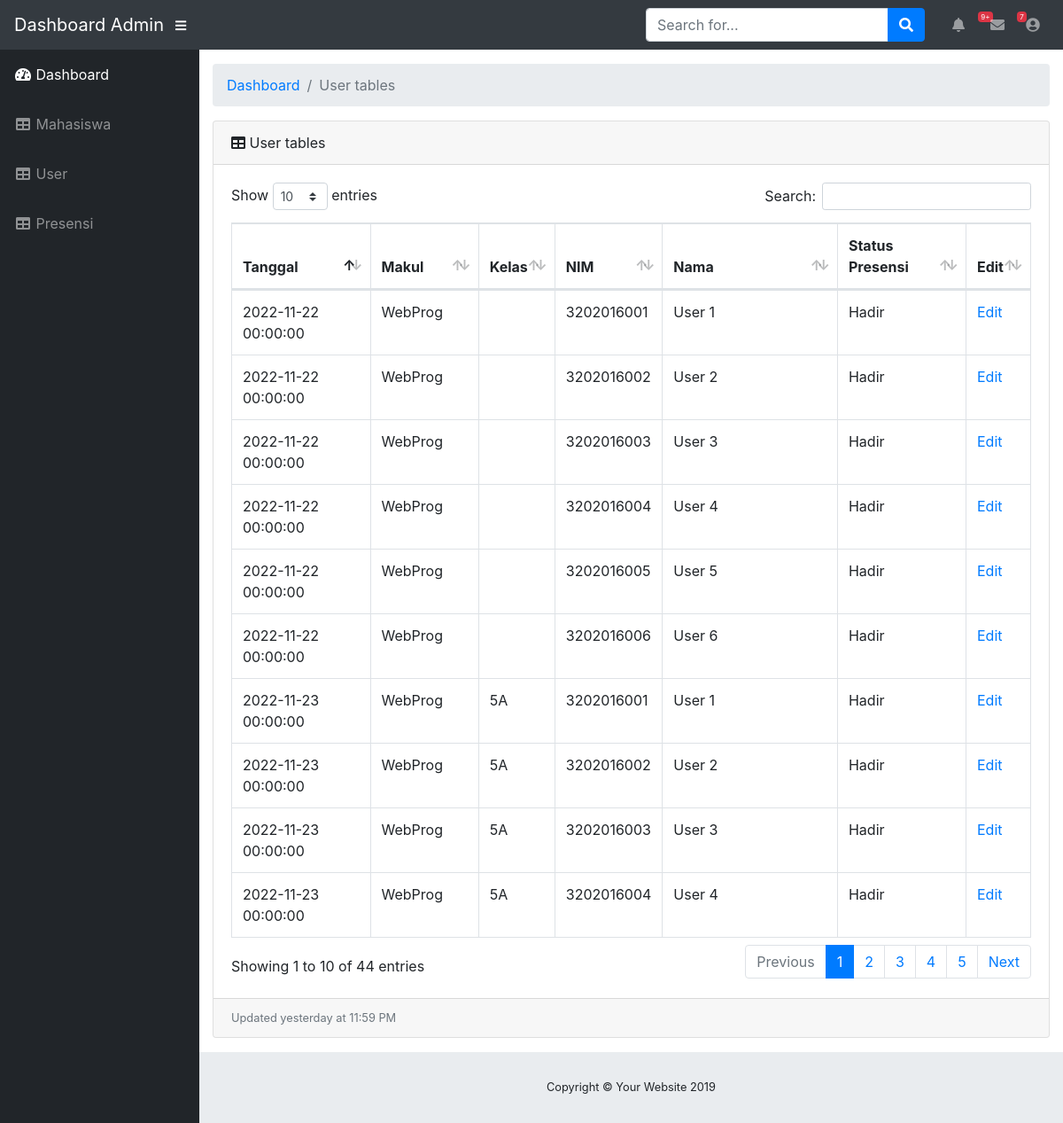
Page /admin/presensi.php (signed in) on the committed database.
### tables this page shows
CREATE TABLE `presensi` (
  `id` int(10) NOT NULL,
  `tgl_presensi` datetime NOT NULL,
  `makul` varchar(50) NOT NULL,
  `kelas` char(2) NOT NULL,
  `nim` char(10) NOT NULL,
  `nama` varchar(50) NOT NULL,
  `status_presensi` varchar(10) NOT NULL
);

### admin/presensi.php (the view, shortened to what this page needs)
<?php
require 'connect.php';
$sql = "select * from presensi";
$query = mysqli_query($conn, $sql);
if (isset($_SESSION['login']) && $_SESSION['role'] == 'admin') {
?>
    <!DOCTYPE html>
    <html lang="en">
    <head>
        <link href="vendor/fontawesome-free/css/all.min.css" rel="stylesheet" type="text/css">
        <link href="vendor/datatables/dataTables.bootstrap4.css" rel="stylesheet">
        <link href="css/sb-admin.css" rel="stylesheet">
    </head>
    <body id="page-top">
        <nav class="navbar navbar-expand navbar-dark bg-dark static-top">
            <a class="navbar-brand mr-1" href="index.html">Dashboard Admin</a>
            <button class="btn btn-link btn-sm text-white order-1 order-sm-0" id="sidebarToggle" href="#">
                <i class="fas fa-bars"></i>
            </button>
            <form class="d-none d-md-inline-block form-inline ml-auto mr-0 mr-md-3 my-2 my-md-0">
                <div class="input-group">
                    <input type="text" class="form-control" placeholder="Search for..." aria-label="Search" aria-describedby="basic-addon2">
                    <div class="input-group-append">
                        <button class="btn btn-primary" type="button">
                            <i class="fas fa-search"></i>
                        </button>
                    </div>
                </div>
            </form>
            <ul class="navbar-nav ml-auto ml-md-0">
                <li class="nav-item dropdown no-arrow mx-1">
                    <a class="nav-link dropdown-toggle" href="#" id="alertsDropdown" role="button" data-toggle="dropdown" aria-haspopup="true" aria-expanded="false">
                        <i class="fas fa-bell fa-fw"></i>
                        <span class="badge badge-danger">9+</span>
                    </a>
                </li>
                <li class="nav-item dropdown no-arrow mx-1">
                    <a class="nav-link dropdown-toggle" href="#" id="messagesDropdown" role="button" data-toggle="dropdown" aria-haspopup="true" aria-expanded="false">
                        <i class="fas fa-envelope fa-fw"></i>
                        <span class="badge badge-danger">7</span>
                    </a>
                </li>
                <li class="nav-item dropdown no-arrow">
                    <a class="nav-link dropdown-toggle" href="#" id="userDropdown" role="button" data-toggle="dropdown" aria-haspopup="true" aria-expanded="false">
                        <i class="fas fa-user-circle fa-fw"></i>
                    </a>
                </li>
            </ul>
        </nav>
        <div id="wrapper">
            <ul class="sidebar navbar-nav">
                <li class="nav-item active">
                    <a class="nav-link" href="index.php">
                        <i class="fas fa-fw fa-tachometer-alt"></i>
                        <span>Dashboard</span>
                    </a>
                </li>
                <li class="nav-item">
                    <a class="nav-link" href="tables.php">
                        <i class="fas fa-fw fa-table"></i>
                        <span>Mahasiswa</span></a>
                </li>
                <li class="nav-item">
                    <a class="nav-link" href="user.php">
                        <i class="fas fa-fw fa-table"></i>
                        <span>User</span></a>
                </li>
                <li class="nav-item">
                    <a class="nav-link" href="presensi.php">
                        <i class="fas fa-fw fa-table"></i>
                        <span>Presensi</span></a>
                </li>
            </ul>
            <div id="content-wrapper">
                <div class="container-fluid">
                    <ol class="breadcrumb">
                        <li class="breadcrumb-item">
                            <a href="#">Dashboard</a>
                        </li>
                        <li class="breadcrumb-item active">User tables</li>
                    </ol>
                    <div class="card mb-3">
                        <div class="card-header">
                            <i class="fas fa-table"></i>
                            User tables
                        </div>
                        <div class="card-body">
                            <div class="table-responsive">
                                <table class="table table-bordered" id="dataTable" width="100%" cellspacing="0">
                                    <thead>
                                        <th>Tanggal</th>
                                        <th>Makul</th>
                                        <th>Kelas</th>
                                        <th>NIM</th>
                                        <th>Nama</th>
                                        <th>Status Presensi</th>
                                        <th>Edit</th>
                                    </thead>
                                    <tbody>
                                        <?php
                                        while ($result = mysqli_fetch_assoc($query)) :
                                        ?>
                                            <tr>
                                                <td><?= $result['tgl_presensi']  ?></td>
                                                <td><?= $result['makul']  ?></td>
                                                <td><?= $result['kelas']  ?></td>
                                                <td><?= $result['nim']  ?></td>
                                                <td><?= $result['nama']  ?></td>
                                                <td><?= $result['status_presensi']  ?></td>
                                                <td><a href="edit-presensi.php?id=<?= $result['id'] ?>">Edit</a></td>
                                            </tr>
                                        <?php endwhile; ?>
                                    </tbody>
                                </table>
                            </div>
                        </div>
                        <div class="card-footer small text-muted">Updated yesterday at 11:59 PM</div>
                    </div>
                </div>
                <footer class="sticky-footer">
                    <div class="container my-auto">
                        <div class="copyright text-center my-auto">
                            <span>Copyright © Your Website 2019</span>
                        </div>
                    </div>
                </footer>
            </div>
        </div>
    </body>
    </html>
<?php
} else {
    echo "You can't access this page unless you <a href='login.php'>Log in</a> as an Admin.";
}
?>

### rows in the picture
presensi: tgl_presensi "2022-11-23 00:00:00", makul "WebProg", kelas "5A", nim "3202016001", nama "User 1", status_presensi "Hadir"
presensi: tgl_presensi "2022-11-23 00:00:00", makul "WebProg", kelas "5A", nim "3202016002", nama "User 2", status_presensi "Hadir"
presensi: tgl_presensi "2022-11-23 00:00:00", makul "WebProg", kelas "5A", nim "3202016003", nama "User 3", status_presensi "Hadir"
presensi: tgl_presensi "2022-11-23 00:00:00", makul "WebProg", kelas "5A", nim "3202016004", nama "User 4", status_presensi "Hadir"
presensi: tgl_presensi "2022-11-22 00:00:00", makul "WebProg", nim "3202016001", nama "User 1", status_presensi "Hadir"
presensi: tgl_presensi "2022-11-22 00:00:00", makul "WebProg", nim "3202016002", nama "User 2", status_presensi "Hadir"
presensi: tgl_presensi "2022-11-22 00:00:00", makul "WebProg", nim "3202016003", nama "User 3", status_presensi "Hadir"
presensi: tgl_presensi "2022-11-22 00:00:00", makul "WebProg", nim "3202016004", nama "User 4", status_presensi "Hadir"
presensi: tgl_presensi "2022-11-22 00:00:00", makul "WebProg", nim "3202016005", nama "User 5", status_presensi "Hadir"
presensi: tgl_presensi "2022-11-22 00:00:00", makul "WebProg", nim "3202016006", nama "User 6", status_presensi "Hadir"
